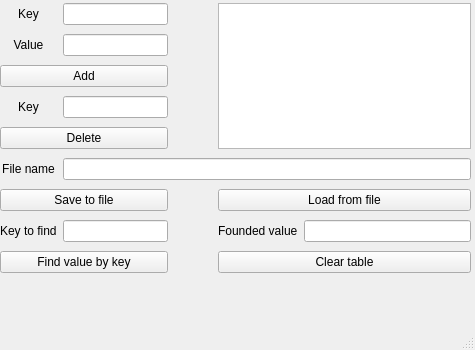
<?xml version="1.0" encoding="UTF-8"?>
<ui version="4.0">
 <class>MainWindow</class>
 <widget class="QMainWindow" name="MainWindow">
  <property name="geometry">
   <rect>
    <x>0</x>
    <y>0</y>
    <width>475</width>
    <height>350</height>
   </rect>
  </property>
  <property name="minimumSize">
   <size>
    <width>475</width>
    <height>350</height>
   </size>
  </property>
  <property name="maximumSize">
   <size>
    <width>475</width>
    <height>350</height>
   </size>
  </property>
  <property name="windowTitle">
   <string>MainWindow</string>
  </property>
  <widget class="QWidget" name="centralwidget">
   <widget class="QWidget" name="gridLayoutWidget">
    <property name="geometry">
     <rect>
      <x>0</x>
      <y>0</y>
      <width>471</width>
      <height>280</height>
     </rect>
    </property>
    <layout class="QGridLayout" name="gridLayout">
     <item row="3" column="0">
      <widget class="QLabel" name="label_3">
       <property name="text">
        <string>Key</string>
       </property>
       <property name="alignment">
        <set>Qt::AlignCenter</set>
       </property>
      </widget>
     </item>
     <item row="7" column="0" colspan="2">
      <widget class="QPushButton" name="saveButton">
       <property name="text">
        <string>Save to file</string>
       </property>
      </widget>
     </item>
     <item row="1" column="1">
      <widget class="QLineEdit" name="valueToAdd">
       <property name="maxLength">
        <number>50</number>
       </property>
      </widget>
     </item>
     <item row="4" column="0" colspan="2">
      <widget class="QPushButton" name="deleteButton">
       <property name="text">
        <string>Delete</string>
       </property>
      </widget>
     </item>
     <item row="5" column="0">
      <widget class="QLabel" name="label_4">
       <property name="text">
        <string>File name</string>
       </property>
       <property name="alignment">
        <set>Qt::AlignCenter</set>
       </property>
      </widget>
     </item>
     <item row="8" column="0">
      <widget class="QLabel" name="label_5">
       <property name="text">
        <string>Key to find</string>
       </property>
      </widget>
     </item>
     <item row="0" column="1">
      <widget class="QLineEdit" name="keyToAdd">
       <property name="maxLength">
        <number>50</number>
       </property>
      </widget>
     </item>
     <item row="8" column="1">
      <widget class="QLineEdit" name="keyToFind">
       <property name="maxLength">
        <number>50</number>
       </property>
      </widget>
     </item>
     <item row="2" column="0" colspan="2">
      <widget class="QPushButton" name="addButton">
       <property name="text">
        <string>Add</string>
       </property>
      </widget>
     </item>
     <item row="0" column="0">
      <widget class="QLabel" name="label">
       <property name="text">
        <string>Key</string>
       </property>
       <property name="alignment">
        <set>Qt::AlignCenter</set>
       </property>
      </widget>
     </item>
     <item row="1" column="0">
      <widget class="QLabel" name="label_2">
       <property name="text">
        <string>Value</string>
       </property>
       <property name="alignment">
        <set>Qt::AlignCenter</set>
       </property>
      </widget>
     </item>
     <item row="8" column="3">
      <widget class="QLabel" name="label_6">
       <property name="text">
        <string>Founded value</string>
       </property>
      </widget>
     </item>
     <item row="0" column="2" rowspan="5">
      <spacer name="horizontalSpacer">
       <property name="orientation">
        <enum>Qt::Horizontal</enum>
       </property>
       <property name="sizeHint" stdset="0">
        <size>
         <width>40</width>
         <height>20</height>
        </size>
       </property>
      </spacer>
     </item>
     <item row="3" column="1">
      <widget class="QLineEdit" name="keyToDelete">
       <property name="maxLength">
        <number>50</number>
       </property>
      </widget>
     </item>
     <item row="8" column="4">
      <widget class="QLineEdit" name="foundedValue"/>
     </item>
     <item row="0" column="3" rowspan="5" colspan="2">
      <widget class="QListWidget" name="listWidget"/>
     </item>
     <item row="5" column="1" colspan="4">
      <widget class="QLineEdit" name="fileNameEdit">
       <property name="maxLength">
        <number>100</number>
       </property>
      </widget>
     </item>
     <item row="7" column="3" colspan="2">
      <widget class="QPushButton" name="loadButton">
       <property name="text">
        <string>Load from file</string>
       </property>
      </widget>
     </item>
     <item row="9" column="0" colspan="2">
      <widget class="QPushButton" name="findButton">
       <property name="text">
        <string>Find value by key</string>
       </property>
      </widget>
     </item>
     <item row="9" column="3" colspan="2">
      <widget class="QPushButton" name="clearTable">
       <property name="text">
        <string>Clear table</string>
       </property>
      </widget>
     </item>
    </layout>
   </widget>
  </widget>
  <widget class="QMenuBar" name="menubar">
   <property name="geometry">
    <rect>
     <x>0</x>
     <y>0</y>
     <width>475</width>
     <height>26</height>
    </rect>
   </property>
  </widget>
  <widget class="QStatusBar" name="statusbar"/>
 </widget>
 <resources/>
 <connections/>
</ui>
